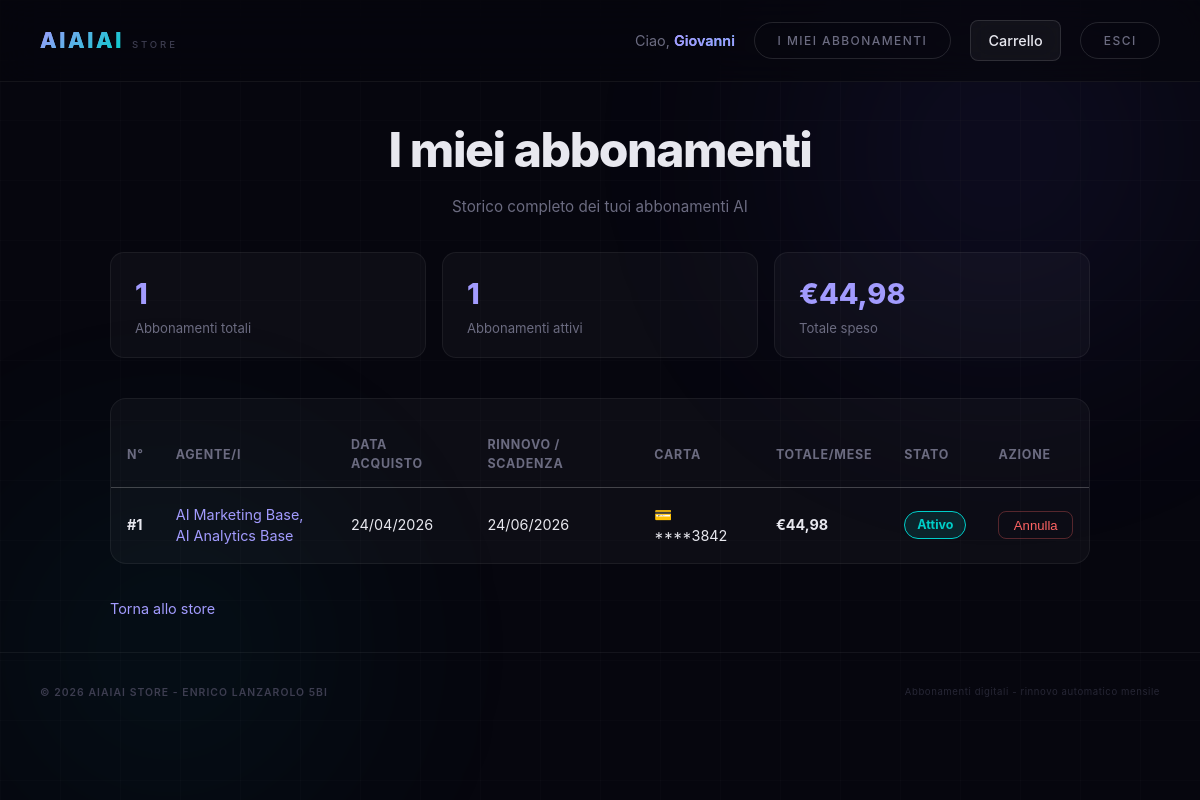
Page /php/storico_ordini.php (signed in) on the committed database.
### tables this page shows
create table utenti (
    id_utente int auto_increment primary key,
    nome varchar(100),
    cognome varchar(100),
    email varchar(150) unique,
    password varchar(255),
    ruolo enum('utente', 'admin') not null default 'utente',
    data_registrazione date
);

create table ordini (
    id_ordine int auto_increment primary key,
    id_utente int,
    id_carta int,
    data_acquisto date not null,
    data_rinnovo date not null,
    stato_abbonamento enum('attivo', 'annullato') not null default 'attivo',
    totale_ordine decimal(10, 2),
    foreign key (id_utente) references utenti(id_utente),
    foreign key (id_carta) references carte_salvate(id_carta)
);

create table carte_salvate (
    id_carta int auto_increment primary key,
    id_utente int not null,
    intestatario varchar(100) not null,
    numero_carta varchar(20) not null,
    scadenza varchar(5) not null,
    circuito enum('visa', 'mastercard', 'amex') not null,
    predefinita tinyint(1) not null default 0,
    foreign key (id_utente) references utenti(id_utente)
);

### php/storico_ordini.php (the view, shortened to what this page needs)
<?php
include 'connessione.php';
$id_utente = $_SESSION['id_utente'];
$sql_utente = "SELECT nome FROM utenti WHERE id_utente = '$id_utente'";
$result_utente = mysqli_query($conn, $sql_utente);
$utente = mysqli_fetch_assoc($result_utente);
$sql_ordini = "SELECT * FROM ordini WHERE id_utente = '$id_utente' ORDER BY data_acquisto DESC";
$result_ordini = mysqli_query($conn, $sql_ordini);
$oggi = date('Y-m-d');
?>
<!DOCTYPE html>
<html lang="it">
<head>
    <link rel="stylesheet" href="../css/style.css">
    <link rel="stylesheet" href="../css/storico.css">
</head>
<body>
<div class="bg-grid"></div>
<div class="bg-glow bg-glow-1"></div>
<div class="bg-glow bg-glow-2"></div>
<header>
    <div class="header-left">
        <span class="logo"><a href="../index.php">AIAIAI</a></span>
        <span class="logo-sub">STORE</span>
    </div>
    <nav class="nav-user">
        <span class="nav-nome">Ciao, <span><?php echo htmlspecialchars($utente['nome']); ?></span></span>
        <a href="storico_ordini.php" class="btn-ghost">I miei abbonamenti</a>
        <a href="carrello.php" class="carrello-btn">
            Carrello
        </a>
        <a href="logout.php" class="btn-ghost">Esci</a>
    </nav>
</header>
<main class="main-storico">
    <h2 class="sezionetitolo">I miei abbonamenti</h2>
    <p class="sezione-desc">Storico completo dei tuoi abbonamenti AI</p>
    <?php
    $ordini_lista = [];
    $tot_speso    = 0;
    $tot_attivi   = 0;
    while ($ord = mysqli_fetch_assoc($result_ordini)) {
        if ($ord['stato_abbonamento'] == 'annullato') {
            $ord['_stato_reale'] = 'annullato';
        } else if ($ord['data_rinnovo'] < $oggi) {
            $ord['_stato_reale'] = 'scaduto';
        } else {
            $ord['_stato_reale'] = 'attivo';
            $tot_attivi = $tot_attivi + 1;
        }
        $ordini_lista[] = $ord;
        $tot_speso = $tot_speso + $ord['totale_ordine'];
    }
    $num_ordini = count($ordini_lista);
    ?>
    <?php if ($num_ordini > 0) { ?>
    <div class="stats-row">
        <div class="stat-box">
            <div class="stat-num"><?php echo $num_ordini; ?></div>
            <div class="stat-label">Abbonamenti totali</div>
        </div>
        <div class="stat-box">
            <div class="stat-num"><?php echo $tot_attivi; ?></div>
            <div class="stat-label">Abbonamenti attivi</div>
        </div>
        <div class="stat-box">
            <div class="stat-num">€<?php echo number_format($tot_speso, 2, ',', '.'); ?></div>
            <div class="stat-label">Totale speso</div>
        </div>
    </div>
    <div class="tabella-container">
        <table class="ordini-tabella">
            <thead>
                <tr>
                    <th>N°</th>
                    <th>Agente/i</th>
                    <th>Data acquisto</th>
                    <th>Rinnovo / Scadenza</th>
                    <th>Carta</th>
                    <th>Totale/mese</th>
                    <th>Stato</th>
                    <th>Azione</th>
                </tr>
            </thead>
            <tbody>
                <?php
                reset($ordini_lista);
                while ($ord = current($ordini_lista)) {
                    $sr = $ord['_stato_reale'];
                    if ($sr == 'attivo') {
                        $stato_class = 'stato-attivo';
                        $stato_label = 'Attivo';
                    } else if ($sr == 'scaduto') {
                        $stato_class = 'stato-scaduto';
                        $stato_label = 'Scaduto';
                    } else {
                        $stato_class = 'stato-annullato';
                        $stato_label = 'Annullato';
                    }
                    $id_carta_corrente = $ord['id_carta'];
                    $sql_carta = "SELECT numero_carta, circuito FROM carte_salvate WHERE id_carta = '$id_carta_corrente'";
                    $result_carta = mysqli_query($conn, $sql_carta);
                    $dati_carta = mysqli_fetch_assoc($result_carta);
                    $num_carta_visualizzato = $dati_carta['numero_carta'];
                    $circuito_carta = $dati_carta['circuito'];
                    $icona = '💳';
                    if ($circuito_carta == 'visa') {
                        $icona = '💳';
                    } else if ($circuito_carta == 'mastercard') {
                        $icona = '🔴';
                    } else if ($circuito_carta == 'amex') {
                        $icona = '🔷';
                    }
                    $sql_prodotti = "SELECT p.nome_prodotto FROM dettagliordini d JOIN prodotti p ON d.id_prodotto = p.id_prodotto WHERE d.id_ordine = '" . $ord['id_ordine'] . "'";
                    $result_prodotti = mysqli_query($conn, $sql_prodotti);
                    $nomi_prodotti = [];
                    while ($rp = mysqli_fetch_assoc($result_prodotti)) {
                        $nomi_prodotti[] = htmlspecialchars($rp['nome_prodotto']);
                    }
                    $prodotti_label = !empty($nomi_prodotti) ? implode(', ', $nomi_prodotti) : '—';
                ?>
                <tr>
                    <td><strong>#<?php echo $ord['id_ordine']; ?></strong></td>
                    <td class="td-agenti"><?php echo $prodotti_label; ?></td>
                    <td><?php echo date('d/m/Y', strtotime($ord['data_acquisto'])); ?></td>
                    <td><?php echo date('d/m/Y', strtotime($ord['data_rinnovo'])); ?></td>
                    <td><?php echo $icona; ?> <?php echo htmlspecialchars($num_carta_visualizzato); ?></td>
                    <td><strong>€<?php echo number_format($ord['totale_ordine'], 2, ',', '.'); ?></strong></td>
                    <td><span class="stato-badge <?php echo $stato_class; ?>"><?php echo $stato_label; ?></span></td>
                    <td>
                        <div class="azioni-td">
                            <?php if ($sr == 'attivo') { ?>
                            <form action="annulla_abbonamento.php" method="POST" onsubmit="return confirm('Sei sicuro di voler annullare questo abbonamento?');">
                                <button type="submit" class="btn-annulla">Annulla</button>
                            </form>
                            <?php } else { ?>
                            <span class="nessuna-azione">Nessuna</span>
                            <?php } ?>
                        </div>
                    </td>
                </tr>
                <?php
                    next($ordini_lista);
                }
                ?>
            </tbody>
        </table>
    </div>
    <?php } ?>
    <div class="torna-store-container">
        <a href="../index.php" class="link-ritorno">Torna allo store</a>
    </div>
</main>
<footer>
    <div class="footer-inner">
        <span class="footer-brand">© 2026 AIAIAI STORE - ENRICO LANZAROLO 5Bi</span>
        <span class="footer-note">Abbonamenti digitali - rinnovo automatico mensile</span>
    </div>
</footer>
</body>
</html>

### css/storico.css (style rules this page uses)
.nav-user { display: flex; align-items: center; gap: 1.2rem; }
.nav-nome { color: var(--text-dim); font-size: 0.9rem; }
.nav-nome span { color: var(--accent-lt); font-weight: 600; }
.carrello-btn { position: relative; display: flex; align-items: center; gap: 0.5rem; padding: 0.55rem 1.1rem; border: 1px solid var(--border-hi); border-radius: 8px; background: var(--bg-glass); color: var(--text); text-decoration: none; font-size: 0.9rem; transition: border-color 0.2s; }
.main-storico { padding: 2rem clamp(1rem, 5vw, 4rem); max-width: 1100px; margin: 0 auto; }
.sezionetitolo { margin-bottom: 0.5rem; }
.sezione-desc { margin-bottom: 2rem; }
.stats-row { display: flex; gap: 1rem; flex-wrap: wrap; margin-bottom: 2.5rem; }
.stat-box { flex: 1; min-width: 150px; border: 1px solid var(--border); border-radius: 14px; background: var(--bg-card); padding: 1.2rem 1.5rem; }
.stat-num { font-size: 1.8rem; font-weight: 800; color: var(--accent-lt); }
.stat-label { font-size: 0.82rem; color: var(--text-dim); margin-top: 0.2rem; }
.tabella-container { border: 1px solid var(--border); border-radius: 16px; background: var(--bg-card); overflow: hidden; }
.ordini-tabella { width: 100%; border-collapse: collapse; margin-top: 1.5rem; }
.ordini-tabella th { text-align: left; padding: 0.8rem 1rem; font-size: 0.78rem; text-transform: uppercase; letter-spacing: 0.06em; color: var(--text-dim); border-bottom: 1px solid var(--border-hi); }
.ordini-tabella td { padding: 1rem; border-bottom: 1px solid var(--border); font-size: 0.9rem; vertical-align: middle; }
.ordini-tabella tr:last-child td { border-bottom: none; }
.stato-badge { display: inline-block; padding: 0.25rem 0.75rem; border-radius: 20px; font-size: 0.78rem; font-weight: 700; }
.stato-attivo { background: rgba(0,206,201,0.12); color: var(--cyan); border: 1px solid var(--cyan); }
.btn-annulla { padding: 0.35rem 0.9rem; border-radius: 8px; border: 1px solid rgba(255,100,100,0.3); color: #ff6464; background: transparent; font-size: 0.82rem; cursor: pointer; transition: border-color 0.2s, color 0.2s; }
.azioni-td { display: flex; gap: 0.5rem; flex-wrap: wrap; }
.torna-store-container { margin-top: 2rem; }
.link-ritorno { color: var(--accent-lt); text-decoration: none; font-size: 0.9rem; }
.td-agenti { color: #a29bfe; font-size: 0.85rem; max-width: 200px; }

### rows in the picture
utenti: nome "Giovanni"
ordini: id_ordine "1", prodotti_label "AI Marketing Base, AI Analytics Base", data_acquisto "24/04/2026", data_rinnovo "24/06/2026", id_carta.circuito "💳", id_carta.numero_carta "****3842", totale_ordine "44,98", stato_abbonamento "Attivo"

### other values in the picture
$num_ordini "1"
$tot_attivi "1"
$tot_speso "44,98"
